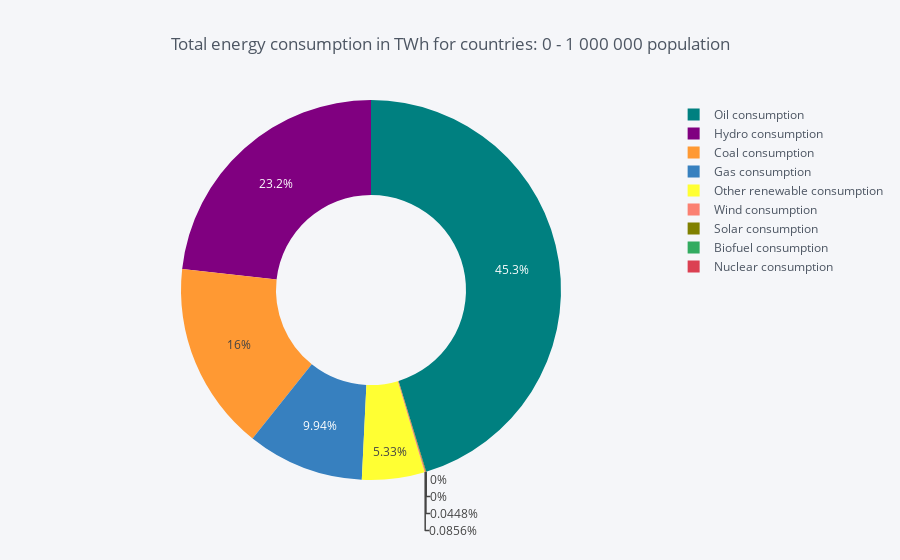
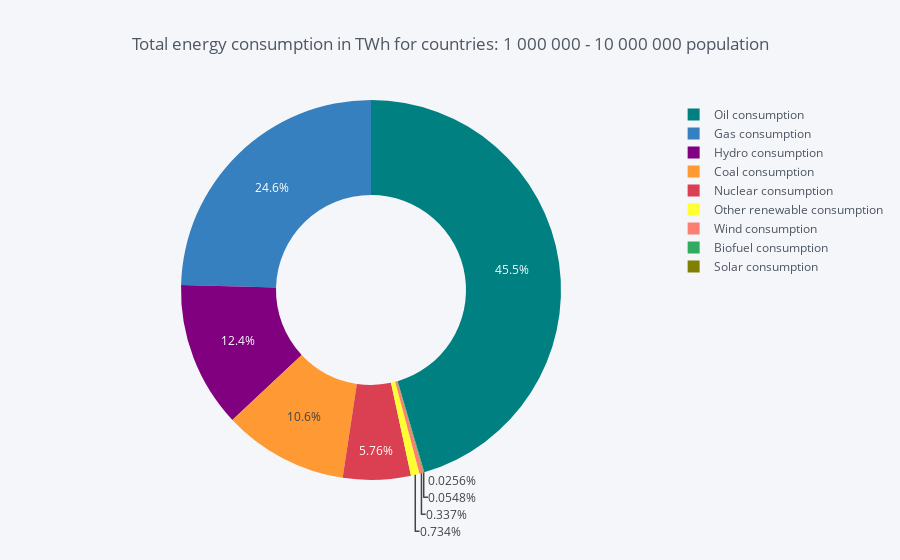

Source (notebook cell) for these figures, in order:
### Code cell
df_population = df[["Population groupped","Coal consumption", "Gas consumption",
                    "Biofuel consumption", "Hydro consumption", "Nuclear consumption",
                    "Oil consumption", "Other renewable consumption", "Solar consumption",
                    "Wind consumption"]].copy()
df_population = df_population.groupby('Population groupped').sum()
df_population.sort_values(by="Population groupped")

for i in range(len(df_population)) :
    ef = pd.DataFrame({'labels': df_population.columns,'values': df_population.iloc[i]})
    ef.iplot(kind='pie',labels='labels',values='values',
         title='Total energy consumption in TWh for countries: '
         +str(df_population.index[i])+ " population", hole = 0.5)

### Figure 1 — Plotly figure (JSON) as saved in the notebook; plotly's stock layout.template omitted (floating-point values rounded to 4 significant figures)
{"data": [{"hole": 0.5, "labels": ["Coal consumption", "Gas consumption", "Biofuel consumption", "Hydro consumption", "Nuclear consumption", "Oil consumption", "Other renewable consumption", "Solar consumption", "Wind consumption"], "marker": {"colors": ["rgba(255, 153, 51, 1.0)", "rgba(55, 128, 191, 1.0)", "rgba(50, 171, 96, 1.0)", "rgba(128, 0, 128, 1.0)", "rgba(219, 64, 82, 1.0)", "rgba(0, 128, 128, 1.0)", "rgba(255, 255, 51, 1.0)", "rgba(128, 128, 0, 1.0)", "rgba(251, 128, 114, 1.0)"]}, "name": "", "values": [522.5, 323.6, 0.0, 756.6, 0.0, 1475.0, 173.5, 1.46, 2.788], "type": "pie"}], "layout": {"legend": {"bgcolor": "#F5F6F9", "font": {"color": "#4D5663"}}, "paper_bgcolor": "#F5F6F9", "plot_bgcolor": "#F5F6F9", "titlefont": {"color": "#4D5663"}, "title": "Total energy consumption in TWh for countries: 0 - 1 000 000 population"}}

### Figure 2 — Plotly figure (JSON) as saved in the notebook; plotly's stock layout.template omitted (floating-point values rounded to 4 significant figures)
{"data": [{"hole": 0.5, "labels": ["Coal consumption", "Gas consumption", "Biofuel consumption", "Hydro consumption", "Nuclear consumption", "Oil consumption", "Other renewable consumption", "Solar consumption", "Wind consumption"], "marker": {"colors": ["rgba(255, 153, 51, 1.0)", "rgba(55, 128, 191, 1.0)", "rgba(50, 171, 96, 1.0)", "rgba(128, 0, 128, 1.0)", "rgba(219, 64, 82, 1.0)", "rgba(0, 128, 128, 1.0)", "rgba(255, 255, 51, 1.0)", "rgba(128, 128, 0, 1.0)", "rgba(251, 128, 114, 1.0)"]}, "name": "", "values": [32350.0, 74810.0, 166.6, 37730.0, 17520.0, 138400.0, 2233.0, 77.98, 1025.0], "type": "pie"}], "layout": {"legend": {"bgcolor": "#F5F6F9", "font": {"color": "#4D5663"}}, "paper_bgcolor": "#F5F6F9", "plot_bgcolor": "#F5F6F9", "titlefont": {"color": "#4D5663"}, "title": "Total energy consumption in TWh for countries: 1 000 000 - 10 000 000 population"}}
